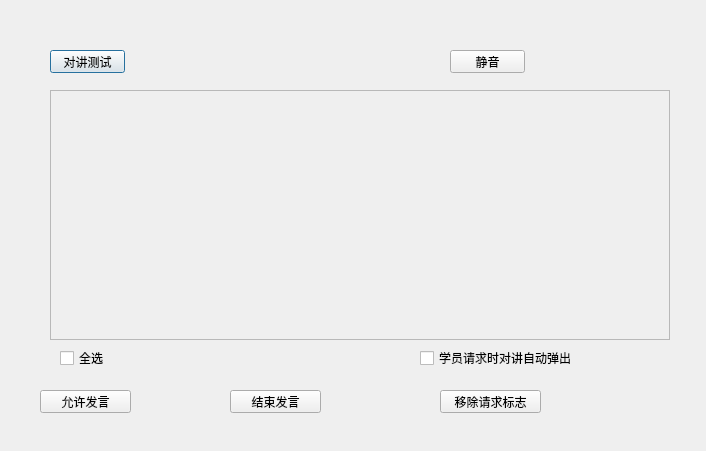
<?xml version="1.0" encoding="UTF-8"?>
<ui version="4.0">
 <class>TalkbackView</class>
 <widget class="QDialog" name="TalkbackView">
  <property name="geometry">
   <rect>
    <x>0</x>
    <y>0</y>
    <width>706</width>
    <height>451</height>
   </rect>
  </property>
  <property name="windowTitle">
   <string>      对讲操作</string>
  </property>
  <property name="layoutDirection">
   <enum>Qt::LeftToRight</enum>
  </property>
  <widget class="QPushButton" name="talkback_btn">
   <property name="geometry">
    <rect>
     <x>50</x>
     <y>50</y>
     <width>75</width>
     <height>23</height>
    </rect>
   </property>
   <property name="cursor">
    <cursorShape>PointingHandCursor</cursorShape>
   </property>
   <property name="text">
    <string>对讲测试</string>
   </property>
  </widget>
  <widget class="QPushButton" name="quit_btn">
   <property name="geometry">
    <rect>
     <x>450</x>
     <y>50</y>
     <width>75</width>
     <height>23</height>
    </rect>
   </property>
   <property name="cursor">
    <cursorShape>PointingHandCursor</cursorShape>
   </property>
   <property name="text">
    <string>静音</string>
   </property>
  </widget>
  <widget class="QPushButton" name="allow_btn">
   <property name="geometry">
    <rect>
     <x>40</x>
     <y>390</y>
     <width>91</width>
     <height>23</height>
    </rect>
   </property>
   <property name="cursor">
    <cursorShape>PointingHandCursor</cursorShape>
   </property>
   <property name="text">
    <string>允许发言</string>
   </property>
  </widget>
  <widget class="QPushButton" name="stop_btn">
   <property name="geometry">
    <rect>
     <x>230</x>
     <y>390</y>
     <width>91</width>
     <height>23</height>
    </rect>
   </property>
   <property name="cursor">
    <cursorShape>PointingHandCursor</cursorShape>
   </property>
   <property name="text">
    <string>结束发言</string>
   </property>
  </widget>
  <widget class="QPushButton" name="remove_btn">
   <property name="geometry">
    <rect>
     <x>440</x>
     <y>390</y>
     <width>101</width>
     <height>23</height>
    </rect>
   </property>
   <property name="cursor">
    <cursorShape>PointingHandCursor</cursorShape>
   </property>
   <property name="text">
    <string>移除请求标志</string>
   </property>
  </widget>
  <widget class="QCheckBox" name="popup_chex">
   <property name="geometry">
    <rect>
     <x>420</x>
     <y>350</y>
     <width>171</width>
     <height>16</height>
    </rect>
   </property>
   <property name="text">
    <string>学员请求时对讲自动弹出</string>
   </property>
  </widget>
  <widget class="QScrollArea" name="scrollArea">
   <property name="geometry">
    <rect>
     <x>50</x>
     <y>90</y>
     <width>620</width>
     <height>250</height>
    </rect>
   </property>
   <property name="widgetResizable">
    <bool>true</bool>
   </property>
   <widget class="QWidget" name="scrollAreaWidgetContents_2">
    <property name="geometry">
     <rect>
      <x>0</x>
      <y>0</y>
      <width>618</width>
      <height>248</height>
     </rect>
    </property>
   </widget>
  </widget>
  <widget class="QCheckBox" name="chose_all">
   <property name="geometry">
    <rect>
     <x>60</x>
     <y>350</y>
     <width>71</width>
     <height>16</height>
    </rect>
   </property>
   <property name="text">
    <string>全选</string>
   </property>
  </widget>
  <widget class="QLabel" name="top_label">
   <property name="geometry">
    <rect>
     <x>10</x>
     <y>5</y>
     <width>681</width>
     <height>30</height>
    </rect>
   </property>
   <property name="styleSheet">
    <string notr="true"/>
   </property>
   <property name="text">
    <string/>
   </property>
  </widget>
 </widget>
 <layoutdefault spacing="6" margin="11"/>
 <resources/>
 <connections/>
</ui>
